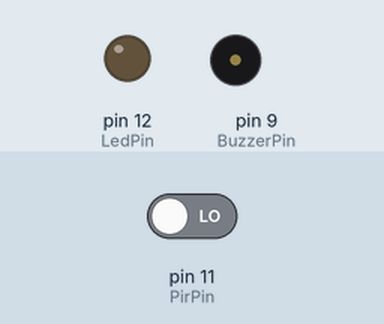
A sketch run on a simulated Arduino Uno, built with avr-gcc and run on an emulated ATmega328P. Shown: output pins drawn as LEDs (lit = HIGH), buzzer (waves = sounding). Inputs (shaded band) come from the test bench; at power-on: pin 11 (PirPin) LOW.

Above: at 1.2 s.
1.3 s: pin 11 (PirPin) driven HIGH
At 1.8 s:
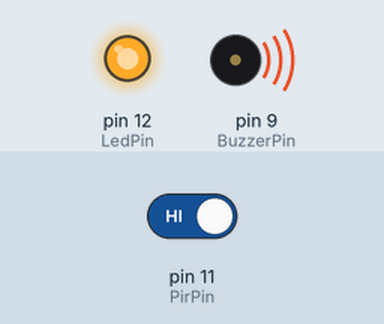
2.8 s: pin 11 (PirPin) driven LOW
At 4.5 s:
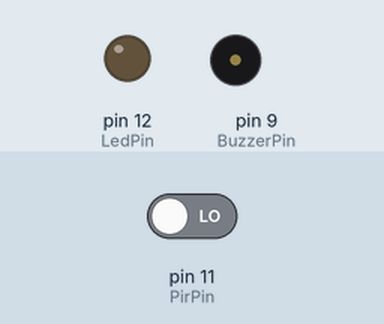
Timing chart, 0 to 6.0 s (numbered marks = the images above; inputs shaded):
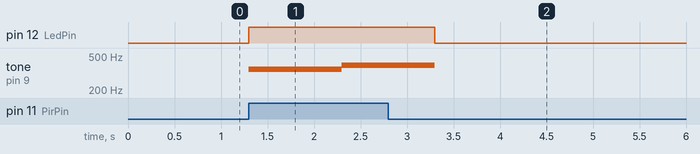

Measured:
- after the input at 1.3 s, pin 12 (LedPin): LOW → HIGH at once; tone on pin 9 (BuzzerPin): silent → 349 Hz at once, → 392 Hz 1.0 s later
- after the input at 2.8 s, pin 12 (LedPin): HIGH → LOW after 0.50 s

The sketch:

AlarmaConSensorMovimiento_PIR_Buzzer.ino
```cpp
int LedPin = 12, BuzzerPin = 9, PirPin = 11;
float frecuencia[3] = {329.63,349.23,392.00};
int cont = 0;

void setup()
{
  pinMode(LedPin, OUTPUT);
  pinMode(BuzzerPin, OUTPUT);
  pinMode(PirPin, INPUT);
}

void loop()
{
  int p = digitalRead(PirPin) ;
  if(p == HIGH){
    tone(BuzzerPin, frecuencia[cont]); //activa un tono de frecuencia determinada en un pin dado
    digitalWrite(LedPin, HIGH);
    delay(1000);
  }else {
  	noTone(BuzzerPin);
    digitalWrite(LedPin, LOW);
  }
	cont = (cont<2? cont+1:0);
}
```
